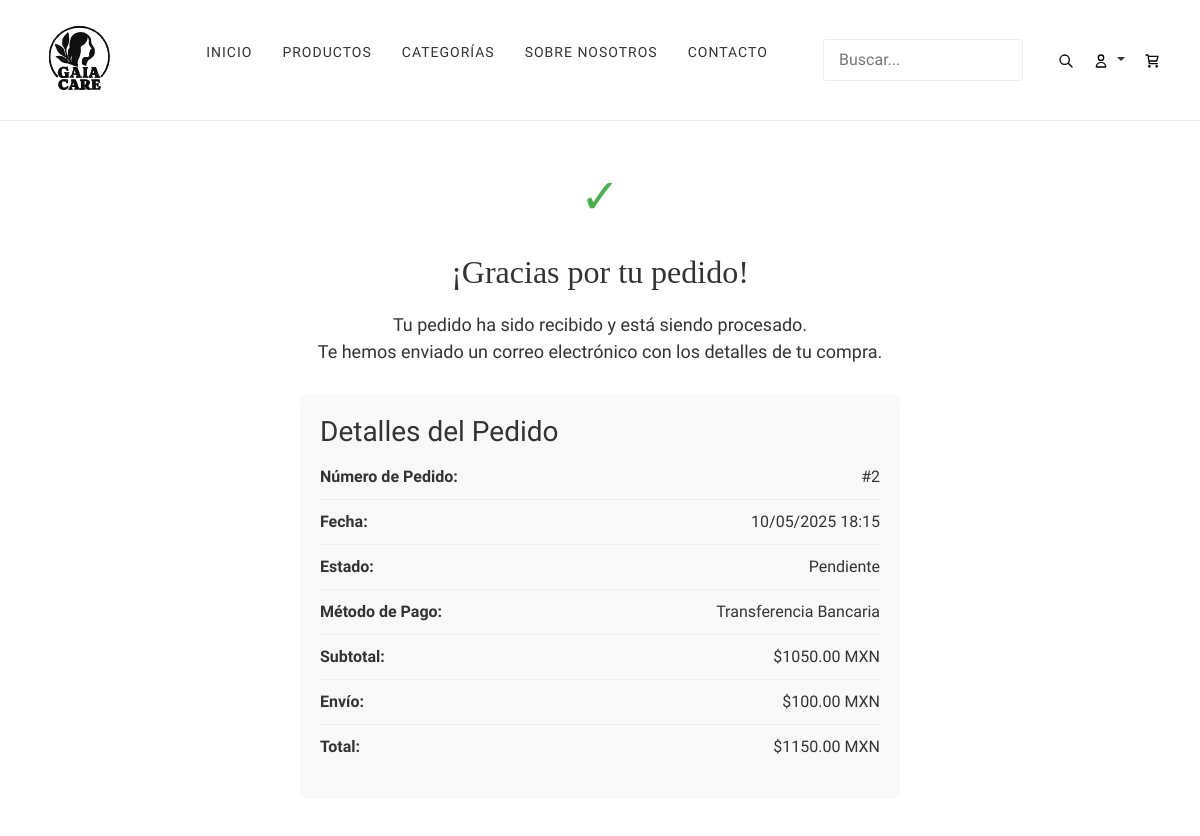
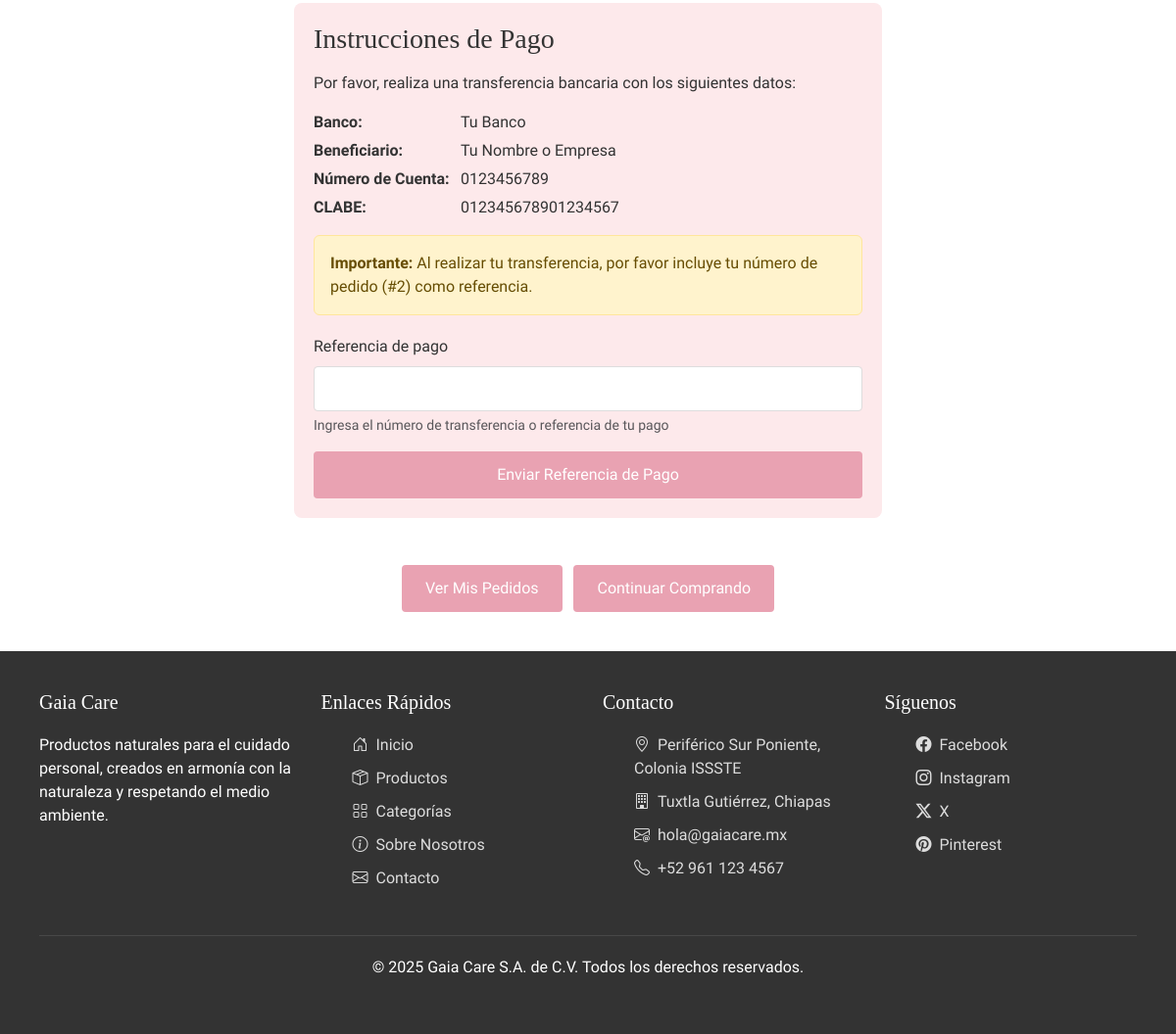
The page /pedidos/completado/2/ (signed in) on the database its author committed (2 pictures, top to bottom).
### orders/models.py (models this page shows, shortened)
class Order(models.Model):
    STATUS_CHOICES = (
        ('pendiente', _('Pendiente')),
        ('pagado', _('Pagado')),
        ('enviado', _('Enviado')),
        ('entregado', _('Entregado')),
        ('cancelado', _('Cancelado')),
    )
    PAYMENT_METHOD_CHOICES = (
        ('transferencia', _('Transferencia Bancaria')),
        ('deposito', _('Depósito Bancario')),
        ('efectivo', _('Pago en Efectivo')),
    )
    user = models.ForeignKey(settings.AUTH_USER_MODEL, verbose_name=_('usuario'), on_delete=models.CASCADE)
    full_name = models.CharField(_('nombre completo'), max_length=100)
    email = models.EmailField(_('correo electrónico'))
    phone = models.CharField(_('teléfono'), max_length=15)
    address = models.TextField(_('dirección'))
    city = models.CharField(_('ciudad'), max_length=100)
    state = models.CharField(_('estado'), max_length=100)
    postal_code = models.CharField(_('código postal'), max_length=10)
    status = models.CharField(_('estado'), max_length=20, choices=STATUS_CHOICES, default='pendiente')
    payment_method = models.CharField(_('método de pago'), max_length=20, choices=PAYMENT_METHOD_CHOICES, default='transferencia')
    subtotal = models.DecimalField(_('subtotal'), max_digits=10, decimal_places=2)
    shipping_cost = models.DecimalField(_('costo de envío'), max_digits=10, decimal_places=2, default=0)
    total = models.DecimalField(_('total'), max_digits=10, decimal_places=2)
    payment_reference = models.CharField(_('referencia de pago'), max_length=100, blank=True)
    notes = models.TextField(_('notas'), blank=True)
    created_at = models.DateTimeField(_('creado'), auto_now_add=True)
    updated_at = models.DateTimeField(_('actualizado'), auto_now=True)
    class Meta:
        verbose_name = _('pedido')
        verbose_name_plural = _('pedidos')
        ordering = ['-created_at']

### orders/views.py (the view)
# urls.py: path('completado/<int:order_id>/', views.OrderCompleteView.as_view(), name='order_complete'),
class OrderCompleteView(LoginRequiredMixin, DetailView):
    model = Order
    template_name = 'orders/order_complete.html'
    context_object_name = 'order'
    pk_url_kwarg = 'order_id'
    def get(self, request, *args, **kwargs):
        order = self.get_object()
        if order.user != request.user:
            messages.error(request, 'No tienes permiso para ver este pedido.')
            return redirect('orders:order_list')
        return super().get(request, *args, **kwargs)
    def get_context_data(self, **kwargs):
        context = super().get_context_data(**kwargs)
        context['payment_form'] = PaymentReferenceForm()
        try:
            payment_config = PaymentConfig.objects.filter(is_active=True).first()
            if payment_config:
                context['bank_details'] = {
                    'bank_name': payment_config.bank_name,
                    'account_name': payment_config.account_name,
                    'account_number': payment_config.account_number,
                    'clabe': payment_config.clabe,
                }
                context['payment_instructions'] = payment_config.payment_instructions
            else:
                context['bank_details'] = {
                    'bank_name': 'Tu Banco',
                    'account_name': 'Tu Nombre o Empresa',
                    'account_number': '0123456789',
                    'clabe': '012345678901234567',
                }
        except:
            context['bank_details'] = {
                'bank_name': 'Tu Banco',
                'account_name': 'Tu Nombre o Empresa',
                'account_number': '0123456789',
                'clabe': '012345678901234567',
            }
        return context

### orders/forms.py
class PaymentReferenceForm(forms.ModelForm):
    class Meta:
        model = PaymentInfo
        fields = ['transaction_id']
        labels = {
            'transaction_id': _('Referencia de pago')
        }
        help_texts = {
            'transaction_id': _('Ingresa el número de transferencia o referencia de tu pago')
        }

### carts/context_processors.py (called while the page is built)
def cart_items_count(request):
    if request.user.is_authenticated or 'cart_id' in request.session:
        cart = get_or_create_cart(request)
        return {'cart_items_count': cart.get_total_items()}
    return {'cart_items_count': 0}

### carts/models.py (called while the page is built)
    def get_total_items(self):
        return sum(item.quantity for item in self.items.all())

### carts/views.py (called while the page is built, shortened)
def get_or_create_cart(request):
    if request.user.is_authenticated:
        cart, created = Cart.objects.get_or_create(
            user=request.user,
            defaults={'session_id': None}
        )
    return cart

### templates/orders/order_complete.html (shortened to what this page needs)
{% extends 'base.html' %}
{% load static %}
{% load crispy_forms_tags %}
{% block content %}
    <div class="order-complete">
        <div class="order-complete-icon">
            ✓
        </div>
        <h1 class="order-complete-title">¡Gracias por tu pedido!</h1>
        <p class="order-complete-message">
            Tu pedido ha sido recibido y está siendo procesado.<br>
            Te hemos enviado un correo electrónico con los detalles de tu compra.
        </p>
        <div class="order-details">
            <h3 class="mb-3">Detalles del Pedido</h3>
            <div class="order-detail-row">
                <div class="order-detail-label">Número de Pedido:</div>
                <div class="order-detail-value">#{{ order.id }}</div>
            </div>
            <div class="order-detail-row">
                <div class="order-detail-label">Fecha:</div>
                <div class="order-detail-value">{{ order.created_at|date:"d/m/Y H:i" }}</div>
            </div>
            <div class="order-detail-row">
                <div class="order-detail-label">Estado:</div>
                <div class="order-detail-value">{{ order.get_status_display }}</div>
            </div>
            <div class="order-detail-row">
                <div class="order-detail-label">Método de Pago:</div>
                <div class="order-detail-value">{{ order.get_payment_method_display }}</div>
            </div>
            <div class="order-detail-row">
                <div class="order-detail-label">Subtotal:</div>
                <div class="order-detail-value">${{ order.subtotal }} MXN</div>
            </div>
            <div class="order-detail-row">
                <div class="order-detail-label">Envío:</div>
                <div class="order-detail-value">${{ order.shipping_cost }} MXN</div>
            </div>
            <div class="order-detail-row">
                <div class="order-detail-label">Total:</div>
                <div class="order-detail-value">${{ order.total }} MXN</div>
            </div>
        </div>
        <div class="payment-instructions">
            <h3 class="mb-3">Instrucciones de Pago</h3>
            <div class="bank-details">
                <p>Por favor, realiza una transferencia bancaria con los siguientes datos:</p>
                <div class="bank-detail-row">
                    <div class="bank-detail-label">Banco:</div>
                    <div class="bank-detail-value">{{ bank_details.bank_name }}</div>
                </div>
                <div class="bank-detail-row">
                    <div class="bank-detail-label">Beneficiario:</div>
                    <div class="bank-detail-value">{{ bank_details.account_name }}</div>
                </div>
                <div class="bank-detail-row">
                    <div class="bank-detail-label">Número de Cuenta:</div>
                    <div class="bank-detail-value">{{ bank_details.account_number }}</div>
                </div>
                <div class="bank-detail-row">
                    <div class="bank-detail-label">CLABE:</div>
                    <div class="bank-detail-value">{{ bank_details.clabe }}</div>
                </div>
                {% if payment_instructions %}
                    <div class="mt-3">
                        {{ payment_instructions|linebreaks }}
                    </div>
                {% else %}
                    <div class="mt-3 alert alert-warning">
                        <strong>Importante:</strong> Al realizar tu transferencia, por favor incluye tu número de pedido (#{{ order.id }}) como referencia.
                    </div>
                {% endif %}
            </div>
            <div class="reference-form">
                <form method="post" action="{% url 'orders:payment_reference' order.id %}">
                    {{ payment_form|crispy }}
                    <button type="submit" class="btn w-100" style="background-color: var(--dark-pink); color: white;">Enviar Referencia de Pago</button>
                </form>
            </div>
        </div>
        <div class="mt-5">
            <a href="{% url 'orders:order_list' %}" class="btn" style="background-color: var(--dark-pink); color: white;">Ver Mis Pedidos</a>
            <a href="{% url 'products:product_list' %}" class="btn btn-outline-secondary ms-2">Continuar Comprando</a>
        </div>
    </div>
{% endblock %}

### static/css/styles.css (style rules this page uses)
:root { --white: #ffffff; --light-pink: #fde9eb; --medium-pink: #f9d0d9; --dark-pink: #e9a2b2; --accent-brown: #ddcc9f; --text-color: #333333; }
* { margin: 0; padding: 0; box-sizing: border-box; }
body { font-family: 'Asap', sans-serif; color: var(--text-color); background-color: var(--white); display: flex; flex-direction: column; min-height: 100vh; }
.btn { display: inline-block; padding: 12px 24px; background-color: var(--dark-pink); color: white; text-decoration: none; border-radius: 4px; font-weight: 500; transition: background-color 0.3s; border: none; cursor: pointer; }
.form-control { width: 100%; padding: 10px; border: 1px solid #ddd; border-radius: 4px; font-family: 'Asap', sans-serif; }
.order-complete { padding: 40px; text-align: center; }
.order-complete-icon { font-size: 48px; color: #4CAF50; margin-bottom: 20px; }
.order-complete-title { font-family: 'Libre Bodoni', serif; font-size: 32px; margin-bottom: 20px; }
.order-complete-message { font-size: 18px; margin-bottom: 30px; }
.order-details { max-width: 600px; margin: 0 auto 40px; background-color: #f9f9f9; padding: 20px; border-radius: 8px; text-align: left; }
.order-detail-row { display: flex; justify-content: space-between; margin-bottom: 10px; padding-bottom: 10px; border-bottom: 1px solid #eee; }
.order-detail-row:last-child { border-bottom: none; }
.order-detail-label { font-weight: 600; }
.payment-instructions { margin-top: 30px; padding: 20px; background-color: var(--light-pink); border-radius: 8px; max-width: 600px; margin-left: auto; margin-right: auto; text-align: left; }
.payment-instructions h3 { margin-bottom: 15px; font-family: 'Libre Bodoni', serif; }
.bank-details { margin-bottom: 20px; }
.bank-detail-row { display: flex; margin-bottom: 5px; }
.bank-detail-label { font-weight: 600; min-width: 150px; }
.reference-form { margin-top: 20px; }

### static/css/dashboard.css (style rules this page uses)
:root { --sidebar-width: 250px; --header-height: 60px; --sidebar-bg: #ffffff; --content-bg: #f8f9fa; --card-shadow: 0 0.125rem 0.25rem rgba(0, 0, 0, 0.075); }

### rows shown on the page
Order: id "2", created_at "10/05/2025 18:15", status "Pendiente", payment_method "Transferencia Bancaria", subtotal "1050.00", shipping_cost "100.00", total "1150.00"

### other values the page prints
{{ bank_details.bank_name }} "Tu Banco"
{{ bank_details.account_name }} "Tu Nombre o Empresa"
{{ bank_details.account_number }} "0123456789"
{{ bank_details.clabe }} "012345678901234567"
